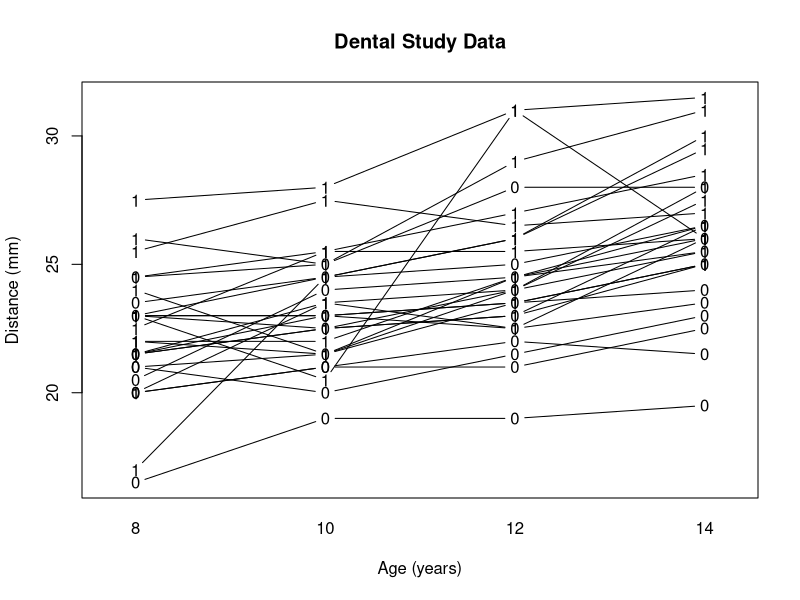
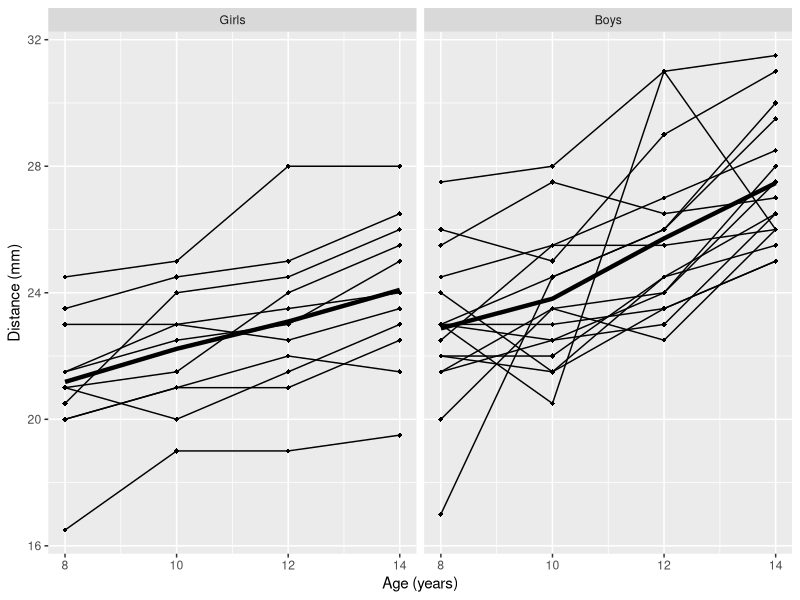

The R script that drew these images, in order:
#########################################################################
#
#   CHAPTER 1, EXAMPLE 1, Dental Study 
# 
#   How to make a spaghetti plot.  We demonstrate using the R function
#   interaction.plot() and the ggplot2 package.  There are also
#   numerous examples on the web.  Just google "spaghetti plot in R"
#
#########################################################################

#  Read in the data -- they are in the form of one record per observation

thedat <- read.table("dental.dat")
thedat <- thedat[,2:5]      #  remove the first column
colnames(thedat) <- c("id","age","distance","gender")

#  Total number of individuals

m <- max(thedat$id)

#########################################################################
# 
#  Use the interaction.plot function to plot all the data on one plot
#  and use the gender indicator (0 for girls, 1 for boys) as the plotting
#  symbol.
#
#  By default, only lines are plotted, with a different line
#  type for each individual.  Here, we make all the lines solid with lty=1
#  
#  By default, a legend is displayed; here, we suppress the legend.
#
#  We specify plotting of both lines and symbols with type="b"
#
#  Below, gensym is a vector of length m with the gender indicator for each
#  child -- these will be the plotting symbols
#
#########################################################################

gensym <- thedat[thedat$age==8,4]

pdf("dental_spaghetti.pdf",width=8)
interaction.plot(thedat$age,thedat$id,thedat$distance,xlab="Age (years)",
                 ylab="Distance (mm)",lty=1,legend=FALSE,type="b",
                 pch=as.character(gensym))
title("Dental Study Data")
graphics.off()

#########################################################################
#
#   Now make separate plots by gender with sample means at each age
#   superimposed for each gender.  We illustrate how the ggplot2 package
#   can be used to build this plot.  
#
#########################################################################

library(ggplot2)

#   Make the gender and id variables factors for use with ggplot 

thedat <- within(thedat, {  id <- factor(id)
    gender <- factor(gender,levels=0:1,labels=c("Girls","Boys"))
})

#   First create the basic plot object

pp <- ggplot(thedat,aes(x=age,y=distance,group=id))

#########################################################################
#
#   Now add features to the basic plot object
#
#   facet_grid makes separate plots for each level of the factor gender
#   and labels them as specified for the factor gender above
#
#   geom_line() creates the "spaghetti connecting the points for each 
#   child -- by default solid lines are used
#
#   geom_point() adds plotting symbols - shape=18 specifies the diamond
#   shape; the default is solid circles
#
#   stat_summary() adds the means for each gender and connects them by 
#   lines -- the size option specifies thicker lines than the default
#
#   the axes are labeled in the obvious way
#
#######################################################################

pdf("dental_bygender.pdf",width=8)
pp + geom_line() + geom_point(shape=18) + stat_summary(aes(group = 1),
   geom = "line", fun.y = mean, size = 1.5) + facet_grid(. ~ gender) +
        xlab("Age (years)") + ylab("Distance (mm)")
dev.off()


